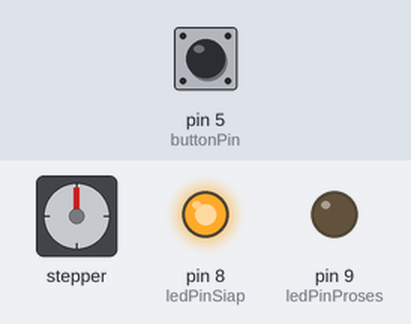
Simulated run of this sketch. Board: Arduino Uno, built with avr-gcc and run on an emulated ATmega328P. On the bench: stepper motor, output pins drawn as LEDs (lit = HIGH). Wiring (inferred from the names in the program): stepper motor driver (200 steps per turn assumed): step pin 3; direction pin 2; enable pin 4. Inputs (shaded band) come from the test bench; at power-on: pin 5 (buttonPin) LOW. Pins used as bus, display or sensor lines are not drawn.

Above: at 1.2 s.
1.3 s: pin 5 (buttonPin) pulled HIGH for 0.15 s
At 5.6 s:
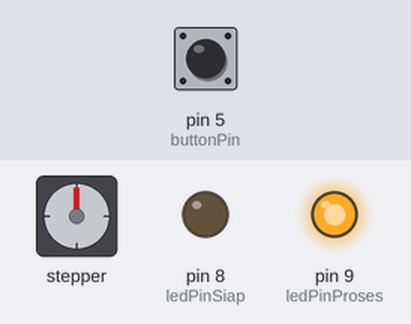
7.4 s: pin 5 (buttonPin) pulled HIGH for 3.2 s
At 19.1 s:
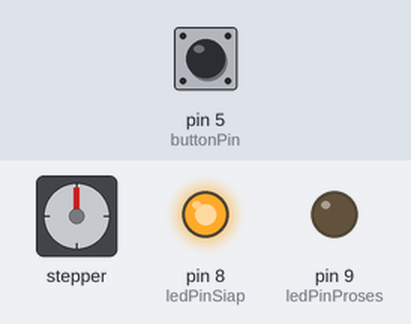
Timing chart, 0 to 19.6 s (numbered marks = the images above; inputs shaded):
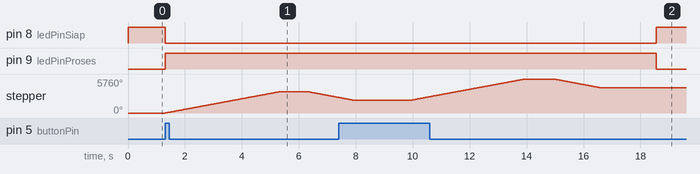

The sketch:

stepperMotorNema7.ino
```cpp
/*
3ATM SAMPAH 2024
=================
Part : Nema 17, tb6600, LED
Setting:
- Arduino Uno
- Microstep 16, pulse/rev 3200
- Amps: 2 Amps
=================
Source: https://mytectutor.com/tb6600-stepper-motor-driver-with-arduino/
=================
History:
- Testing 2024
=================
Pin yang nempel di Uno:
2 Dir + x
3 Pull +
4 Ena + x
5 Input dari relay x
6 IR sensor stepper position

8 LED siap x
9 LED proses x

*/

const int stepPin = 3; // PullPin --- done
const int dirPin = 2; //--- bener
const int enPin = 4; //--- bener
int buttonPin = 5; // dari relay raspberry--- done
int ledPinSiap = 8; //---done
int ledPinProses = 9; // --- done

int buttonCondition = 0;

void setup() {
  //ketika board stepper tereset, auto run sampai menyentuh sensor posisi agar posisi stepper jadi 0 kembali
  pinMode(stepPin,OUTPUT);
  pinMode(dirPin,OUTPUT);
  pinMode(enPin,OUTPUT);
  pinMode(buttonPin,INPUT);
  pinMode (ledPinSiap,OUTPUT);
  pinMode (ledPinProses,OUTPUT);
  digitalWrite(enPin,LOW);
}

void loop(){
  buttonCondition = digitalRead (buttonPin);
  if(buttonCondition == HIGH){
    digitalWrite(ledPinProses,HIGH);
    digitalWrite(ledPinSiap,LOW);
    stepperMove();
  }
  else{
    digitalWrite(ledPinProses,LOW);
    digitalWrite(ledPinSiap,HIGH);
  }
}

void stepperMove() {
  digitalWrite(dirPin,HIGH); // Enables the motor to move in a particular direction
  for(int x = 0; x < 2000; x++) {
    digitalWrite(stepPin,HIGH);
    delayMicroseconds(1000);
    digitalWrite(stepPin,LOW);
    delayMicroseconds(1000);
  }
  delay(1000); // One second delay
  digitalWrite(dirPin,LOW); //Changes the direction of rotation
  for(int x = 0; x < 800; x++) {
    digitalWrite(stepPin,HIGH);
    delayMicroseconds(1000);
    digitalWrite(stepPin,LOW);
    delayMicroseconds(1000);
  }
  delay(2000);
}
```

Measured:
- after the input at 1.3 s, pin 8 (ledPinSiap): HIGH → LOW at once; pin 9 (ledPinProses): LOW → HIGH at once; stepper: turns 3600° clockwise in 4.0 s, then 956° counter-clockwise in 1.1 s
- after the input at 7.4 s, pin 8 (ledPinSiap): LOW → HIGH after 11.1 s instead of 2.5 s; pin 9 (ledPinProses): HIGH → LOW after 11.1 s instead of 2.5 s
